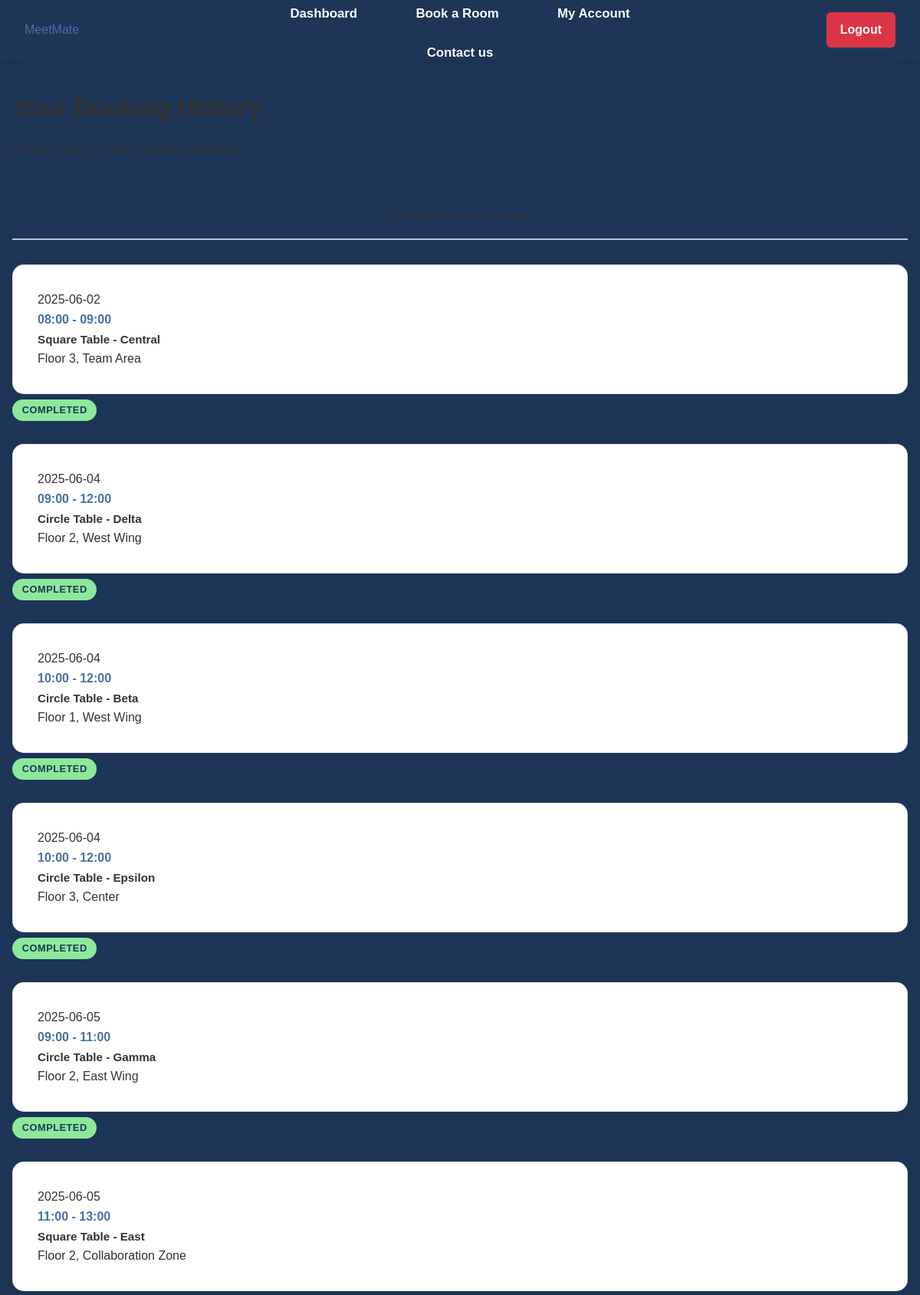
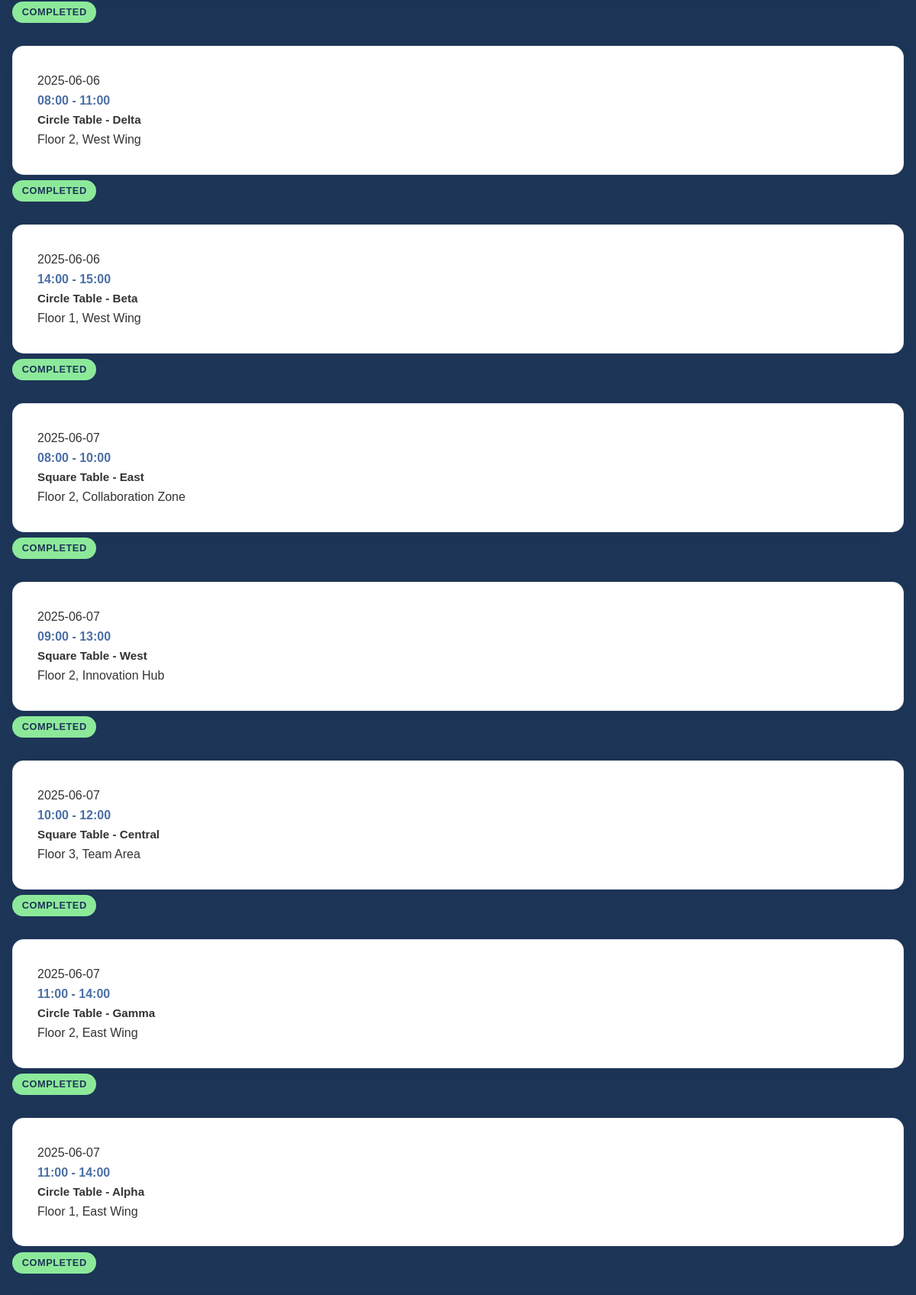
The app's page /history (signed in, upper part) with its own data (2 pictures, top to bottom).
### tables this page shows
CREATE TABLE bookings (
                id INTEGER PRIMARY KEY AUTOINCREMENT,
                user_id INTEGER NOT NULL,
                room_id INTEGER NOT NULL,
                date TEXT NOT NULL,
                time_start TEXT NOT NULL,
                time_end TEXT NOT NULL,
                booking_admin_id INTEGER,
                notes TEXT,
                FOREIGN KEY (user_id) REFERENCES users (id),
                FOREIGN KEY (room_id) REFERENCES rooms (id),
                FOREIGN KEY (booking_admin_id) REFERENCES users (id)
            );

CREATE TABLE rooms (
                id INTEGER PRIMARY KEY AUTOINCREMENT,
                name TEXT NOT NULL,
                location TEXT NOT NULL,
                capacity INTEGER NOT NULL,
                room_type TEXT DEFAULT 'conference'
            );

### app.py (the view)
@app.route('/history')
@login_required
def history():
    user_id = session['user_id']
    user_bookings = get_user_bookings(user_id)
    now = datetime.now()
    current_date = now.date()
    current_time = now.time()
    for booking in user_bookings:
        booking_date = date.fromisoformat(booking['date'])
        booking_start_time = time.fromisoformat(booking['time_start'] + ':00' if len(booking['time_start']) == 5 else booking['time_start'])
        if booking_date > current_date:
            booking['can_cancel'] = True
            booking['status'] = 'Confirmed'
        elif booking_date == current_date:
            booking['can_cancel'] = current_time < booking_start_time
            booking['status'] = 'Complete' if current_time >= booking_start_time else 'Confirmed'
        else:
            booking['can_cancel'] = False
            booking['status'] = 'Complete'
    return render_template('history.html', bookings=user_bookings)

### app.py (called while the page is built)
def get_database_path():
    app_directory = app.root_path
    instance_directory = os.path.join(app_directory, 'instance')
    os.makedirs(instance_directory, exist_ok=True)
    database_path = os.path.join(instance_directory, 'meetmate.db')
    return database_path

def get_database_connection():
    db_path = get_database_path()
    connection = sqlite3.connect(db_path)
    connection.row_factory = sqlite3.Row
    return connection

def get_user_by_id(user_id):
    connection = get_database_connection()
    cursor = connection.cursor()
    cursor.execute("SELECT * FROM users WHERE id = ?", (user_id,))
    user = cursor.fetchone()
    connection.close()
    if user:
        return dict(user)
    return None

def get_user_bookings(user_id):
    connection = get_database_connection()
    cursor = connection.cursor()
    cursor.execute('''
        SELECT
            b.id,
            b.date,
            b.time_start,
            b.time_end,
            b.notes,
            r.name as room_name,
            r.location as room_location
        FROM bookings b
        JOIN rooms r ON b.room_id = r.id
        WHERE b.user_id = ?
        ORDER BY b.date, b.time_start
    ''', (user_id,))
    bookings = cursor.fetchall()
    connection.close()
    return [dict(booking) for booking in bookings]

def login_required(f):
    @wraps(f)
    def decorated_function(*args, **kwargs):
        if 'user_id' not in session:
            flash('Please login to access this page', 'error')
            return redirect(url_for('login'))
        user = get_user_by_id(session['user_id'])
        if not user:
            session.clear()
            flash('Your account is no longer valid. Please login again.', 'warning')
            return redirect(url_for('login'))
        return f(*args, **kwargs)
    return decorated_function

### templates/history.html (shortened to what this page needs)
{% extends "base.html" %}
{% block content %}
<div class="history-page">
    <h1>Your Booking History</h1>
    <p>View all your past and upcoming bookings</p>
    <div class="history-section">
        <div class="section-card">
            <div class="section-header">
                <h2>All Your Bookings</h2>
                <span class="subtitle">Complete booking history</span>
            </div>
            {% if bookings %}
                <div class="bookings-list">
                    {% for booking in bookings %}
                        <div class="booking-item">
                            <div class="booking-info">
                                <div class="booking-date">
                                    {{ booking.date }}
                                </div>
                                <div class="booking-time">
                                    {{ booking.time_start }} - {{ booking.time_end }}
                                </div>
                                <div class="booking-details">
                                    <strong>{{ booking.room_name }}</strong>
                                    <div class="booking-location">
                                        {{ booking.room_location }}
                                    </div>
                                </div>
                            </div>
                            <div class="booking-actions">
                                {% if booking.can_cancel %}
                                    <a href="{{ url_for('cancel_booking', booking_id=booking.id) }}"
                                       class="btn btn-danger btn-small"
                                       onclick="return confirm('Are you sure you want to cancel this booking?')">
                                        Cancel
                                    </a>
                                {% else %}
                                    <div class="booking-status">
                                        <span class="status-completed">
                                            Completed
                                        </span>
                                    </div>
                                {% endif %}
                            </div>
                        </div>
                    {% endfor %}
                </div>
            {% else %}
                <div class="no-bookings">
                    <p>You don't have any bookings yet</p>
                    <a href="{{ url_for('booking') }}" class="btn btn-primary">Book Your First Room</a>
                </div>
            {% endif %}
        </div>
    </div>
</div>
{% endblock %}

### static/css/style.css (style rules this page uses)
body { font-family: Arial, sans-serif; line-height: 1.6; color: #333; background-color: #1d3557; margin: 0; padding: 0; }
h1, h2, h3, h4, h5, h6 { margin-bottom: 1rem; font-weight: bold; }
.booking-info { margin-bottom: 0.5rem; }
.booking-time { color: #4a6fa5; font-weight: bold; font-size: 1rem; }
.booking-details strong { color: #333; font-size: 0.95rem; }
.booking-info { background: white; padding: 2rem; border-radius: 15px; box-shadow: 0 4px 15px rgba(29, 53, 87, 0.1); margin-top: 2rem; border: 1px solid rgba(185, 194, 209, 0.3); }
.section-header { margin-bottom: 1rem; text-align: center; border-bottom: 2px solid #b9c2d1; padding-bottom: 1rem; }
.section-header h2 { color: #1d3557; margin: 0; font-size: 1.8rem; font-weight: 600; }
.status-completed { background-color: #8ce99a; color: #1d3557; padding: 0.4rem 0.8rem; border-radius: 15px; font-size: 0.8rem; font-weight: 600; text-transform: uppercase; letter-spacing: 0.5px; }

### records on screen
bookings: date "2025-06-02", time_start "08:00", time_end "09:00", room_name "Square Table - Central", room_location "Floor 3, Team Area"
bookings: date "2025-06-04", time_start "09:00", time_end "12:00", room_name "Circle Table - Delta", room_location "Floor 2, West Wing"
bookings: date "2025-06-04", time_start "10:00", time_end "12:00", room_name "Circle Table - Beta", room_location "Floor 1, West Wing"
bookings: date "2025-06-04", time_start "10:00", time_end "12:00", room_name "Circle Table - Epsilon", room_location "Floor 3, Center"
bookings: date "2025-06-05", time_start "09:00", time_end "11:00", room_name "Circle Table - Gamma", room_location "Floor 2, East Wing"
bookings: date "2025-06-05", time_start "11:00", time_end "13:00", room_name "Square Table - East", room_location "Floor 2, Collaboration Zone"
bookings: date "2025-06-06", time_start "08:00", time_end "11:00", room_name "Circle Table - Delta", room_location "Floor 2, West Wing"
bookings: date "2025-06-06", time_start "14:00", time_end "15:00", room_name "Circle Table - Beta", room_location "Floor 1, West Wing"
bookings: date "2025-06-07", time_start "08:00", time_end "10:00", room_name "Square Table - East", room_location "Floor 2, Collaboration Zone"
bookings: date "2025-06-07", time_start "09:00", time_end "13:00", room_name "Square Table - West", room_location "Floor 2, Innovation Hub"
bookings: date "2025-06-07", time_start "10:00", time_end "12:00", room_name "Square Table - Central", room_location "Floor 3, Team Area"
bookings: date "2025-06-07", time_start "11:00", time_end "14:00", room_name "Circle Table - Gamma", room_location "Floor 2, East Wing"
bookings: date "2025-06-07", time_start "11:00", time_end "14:00", room_name "Circle Table - Alpha", room_location "Floor 1, East Wing"
